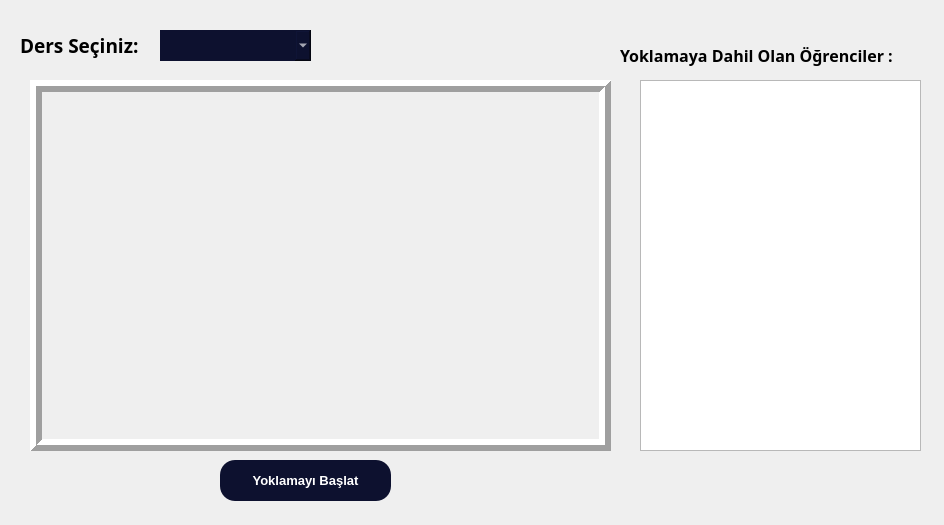
<?xml version="1.0" encoding="UTF-8"?>
<ui version="4.0">
 <class>Form</class>
 <widget class="QWidget" name="Form">
  <property name="geometry">
   <rect>
    <x>0</x>
    <y>0</y>
    <width>944</width>
    <height>525</height>
   </rect>
  </property>
  <property name="windowTitle">
   <string>Yoklama Sistemi</string>
  </property>
  <widget class="QLabel" name="label">
   <property name="geometry">
    <rect>
     <x>20</x>
     <y>30</y>
     <width>141</width>
     <height>31</height>
    </rect>
   </property>
   <property name="font">
    <font>
     <family>Bahnschrift</family>
     <pointsize>14</pointsize>
     <weight>75</weight>
     <bold>true</bold>
    </font>
   </property>
   <property name="text">
    <string>Ders Seçiniz:</string>
   </property>
  </widget>
  <widget class="QComboBox" name="comboBox">
   <property name="geometry">
    <rect>
     <x>160</x>
     <y>30</y>
     <width>151</width>
     <height>31</height>
    </rect>
   </property>
   <property name="styleSheet">
    <string notr="true">background-color:rgb(13,17,47);border:none;
color:white;padding-left:10px;padding-right:10px</string>
   </property>
   <property name="currentIndex">
    <number>-1</number>
   </property>
  </widget>
  <widget class="QPushButton" name="pushButton">
   <property name="geometry">
    <rect>
     <x>220</x>
     <y>460</y>
     <width>171</width>
     <height>41</height>
    </rect>
   </property>
   <property name="font">
    <font>
     <pointsize>10</pointsize>
     <weight>75</weight>
     <bold>true</bold>
    </font>
   </property>
   <property name="styleSheet">
    <string notr="true">background-color:rgb(13,17,47);border:none;border-radius:15px;
color:white;padding-left:10px;padding-right:10px</string>
   </property>
   <property name="text">
    <string>Yoklamayı Başlat</string>
   </property>
  </widget>
  <widget class="QLabel" name="img_label">
   <property name="geometry">
    <rect>
     <x>30</x>
     <y>80</y>
     <width>581</width>
     <height>371</height>
    </rect>
   </property>
   <property name="frameShape">
    <enum>QFrame::Box</enum>
   </property>
   <property name="frameShadow">
    <enum>QFrame::Raised</enum>
   </property>
   <property name="lineWidth">
    <number>6</number>
   </property>
   <property name="text">
    <string/>
   </property>
  </widget>
  <widget class="QListWidget" name="listWidget">
   <property name="geometry">
    <rect>
     <x>640</x>
     <y>80</y>
     <width>281</width>
     <height>371</height>
    </rect>
   </property>
  </widget>
  <widget class="QLabel" name="label_2">
   <property name="geometry">
    <rect>
     <x>620</x>
     <y>40</y>
     <width>311</width>
     <height>31</height>
    </rect>
   </property>
   <property name="font">
    <font>
     <family>Bahnschrift</family>
     <pointsize>12</pointsize>
     <weight>75</weight>
     <bold>true</bold>
    </font>
   </property>
   <property name="text">
    <string>Yoklamaya Dahil Olan Öğrenciler :</string>
   </property>
  </widget>
 </widget>
 <resources/>
 <connections/>
</ui>
